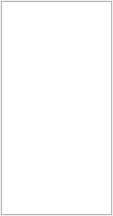
<ui version="4.0" >
 <class>BrushStyleWidgetClass</class>
 <widget class="QWidget" name="BrushStyleWidgetClass" >
  <property name="geometry" >
   <rect>
    <x>0</x>
    <y>0</y>
    <width>113</width>
    <height>216</height>
   </rect>
  </property>
  <property name="windowTitle" >
   <string>BrushStyleWidget</string>
  </property>
  <layout class="QGridLayout" name="gridLayout" >
   <property name="horizontalSpacing" >
    <number>1</number>
   </property>
   <property name="margin" >
    <number>1</number>
   </property>
   <item row="0" column="0" >
    <widget class="QListView" name="styleList" >
     <property name="editTriggers" >
      <set>QAbstractItemView::NoEditTriggers</set>
     </property>
     <property name="showDropIndicator" stdset="0" >
      <bool>false</bool>
     </property>
     <property name="dragDropMode" >
      <enum>QAbstractItemView::NoDragDrop</enum>
     </property>
     <property name="iconSize" >
      <size>
       <width>75</width>
       <height>75</height>
      </size>
     </property>
     <property name="movement" >
      <enum>QListView::Static</enum>
     </property>
     <property name="flow" >
      <enum>QListView::LeftToRight</enum>
     </property>
     <property name="viewMode" >
      <enum>QListView::IconMode</enum>
     </property>
     <property name="uniformItemSizes" >
      <bool>true</bool>
     </property>
    </widget>
   </item>
  </layout>
 </widget>
 <layoutdefault spacing="6" margin="11" />
 <resources/>
 <connections/>
</ui>
